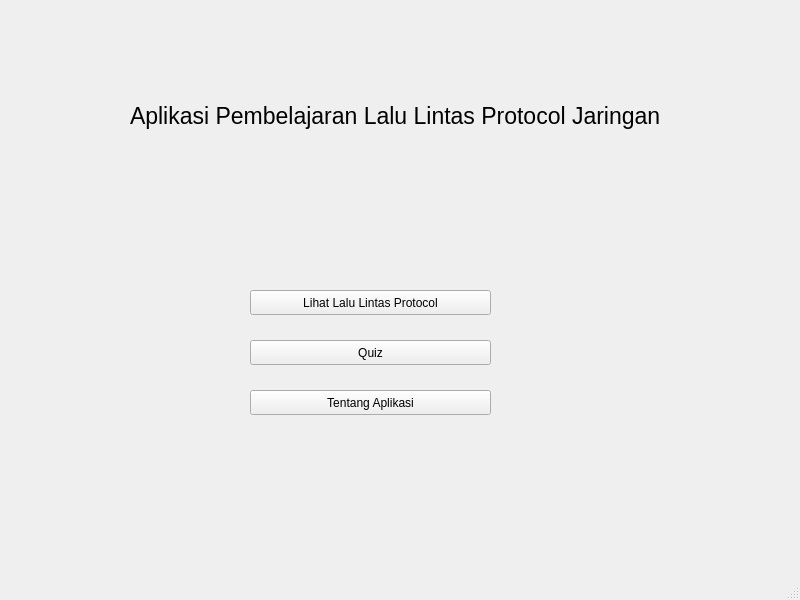
<?xml version="1.0" encoding="UTF-8"?>
<ui version="4.0">
 <class>welcome_home</class>
 <widget class="QMainWindow" name="welcome_home">
  <property name="geometry">
   <rect>
    <x>0</x>
    <y>0</y>
    <width>800</width>
    <height>600</height>
   </rect>
  </property>
  <property name="windowTitle">
   <string>Aplikasi Pembelajaran Lalu Lintas Protocol Jaringan</string>
  </property>
  <widget class="QWidget" name="centralwidget">
   <widget class="QLabel" name="label">
    <property name="geometry">
     <rect>
      <x>130</x>
      <y>90</y>
      <width>561</width>
      <height>51</height>
     </rect>
    </property>
    <property name="font">
     <font>
      <pointsize>17</pointsize>
     </font>
    </property>
    <property name="text">
     <string>Aplikasi Pembelajaran Lalu Lintas Protocol Jaringan</string>
    </property>
   </widget>
   <widget class="QPushButton" name="lihat_protocolBtn">
    <property name="geometry">
     <rect>
      <x>250</x>
      <y>290</y>
      <width>241</width>
      <height>25</height>
     </rect>
    </property>
    <property name="text">
     <string>Lihat Lalu Lintas Protocol</string>
    </property>
   </widget>
   <widget class="QPushButton" name="quizBtn">
    <property name="geometry">
     <rect>
      <x>250</x>
      <y>340</y>
      <width>241</width>
      <height>25</height>
     </rect>
    </property>
    <property name="text">
     <string>Quiz</string>
    </property>
   </widget>
   <widget class="QPushButton" name="pushButton_3">
    <property name="geometry">
     <rect>
      <x>250</x>
      <y>390</y>
      <width>241</width>
      <height>25</height>
     </rect>
    </property>
    <property name="text">
     <string>Tentang Aplikasi</string>
    </property>
   </widget>
  </widget>
  <widget class="QMenuBar" name="menubar">
   <property name="geometry">
    <rect>
     <x>0</x>
     <y>0</y>
     <width>800</width>
     <height>22</height>
    </rect>
   </property>
  </widget>
  <widget class="QStatusBar" name="statusbar"/>
 </widget>
 <resources>
  <include location="kissclipart-computers-network-clipart-computer-network-compute-5d8891b3ea64e324.png"/>
 </resources>
 <connections/>
</ui>
